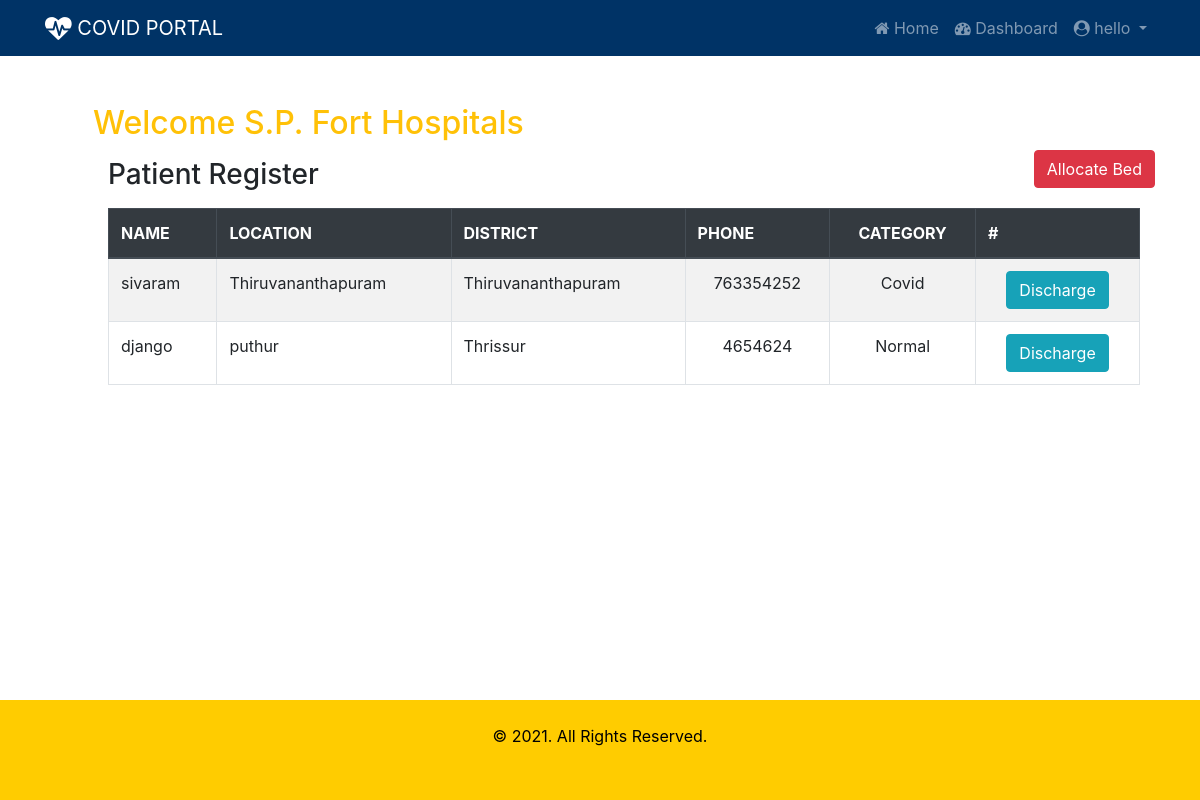
The page /beds/dashboard/ (signed in) on the database its author committed.
### beds/models.py (models this page shows, shortened)
class Hospital(models.Model):
    sc = (
    ('gov', 'Government'),
    ('prv', 'Private')
    )
    name = models.CharField(max_length=50)
    location = models.CharField(max_length=50)
    district = models.CharField(max_length=2, choices=dt)
    phone = models.CharField(max_length=12)
    sector = models.CharField(max_length=3, choices=sc)
    covid_beds = models.IntegerField()
    normal_beds = models.IntegerField()
    icu_beds = models.IntegerField()
    ventilator = models.IntegerField()
    user = models.OneToOneField(User, on_delete=models.CASCADE, blank=True, null=True)

class BedAllocation(models.Model):
    ct = (
    ('C', 'Covid'),
    ('N', 'Normal'),
    ('I', 'ICU'),
    ('V', 'Ventilator')
    )
    patient = models.ForeignKey(Patient, on_delete=models.CASCADE)
    hospital = models.ForeignKey(Hospital, on_delete=models.CASCADE)
    category = models.CharField(max_length=2, choices=ct)

class Patient(models.Model):
    ct = (
    ('cv', 'Covid'),
    ('nc', 'Non-Covid')
    )
    st = (
    ('W', 'Waiting'),
    ('A', 'Admitted'),
    ('D', 'Discharged')
    )
    name = models.CharField(max_length=50)
    age = models.IntegerField()
    aadharno = models.IntegerField()
    phone = models.CharField(max_length=12)
    location = models.CharField(max_length=50)
    district = models.CharField(max_length=2, choices=dt)
    category = models.CharField(max_length=2, choices=ct)
    status = models.CharField(max_length=2, choices=st, blank=True, default='W')

### beds/views.py (the view)
# urls.py: path('dashboard/', views.dashboard, name='dashboard'),
@login_required
def dashboard(request):
    user = request.user
    hospital = Hospital.objects.get(user=user)
    bedallocations = BedAllocation.objects.filter(hospital=hospital)
    context = {
        'bedallocations': bedallocations,
        'hospital': hospital
    }
    return render(request, 'beds/dashboard.html', context)

### beds/templates/beds/dashboard.html
{% extends 'beds/index.html' %}
{% block content %}
<div class="container m-4 p-4">
  <h2 class="text-warning"> Welcome {{  hospital.name }}</h2>
  <a href="{% url 'bedallocate' %}" class="btn btn-danger pull-right"> Allocate Bed </a>
  <div class="container mt-3">
    <h3 class="mb-3">Patient Register</h3>
    {% if bedallocations %}
    <table class="table table-bordered table-striped table-hover">
      <thead class="thead-dark">
        <tr>
          <th>NAME</th>
          <th>LOCATION</th>
          <th>DISTRICT</th>
          <th>PHONE</th>
          <th class="text-center">CATEGORY</th>
          <th> # </th>
        </tr>
      </thead>
      <tbody id="myTable">
        {% for bed in bedallocations %}
          <tr>
            <td>{{ bed.patient.name }}</td>
            <td>{{ bed.patient.location}}</td>
            <td>{{ bed.patient.get_district_display }}</td>
            <td class="text-center">{{ bed.patient.phone }}</td>
            <td class="text-center">{{ bed.get_category_display }}</td>
              <td class="text-center"><a class="btn btn-info" href="{% url 'discharge' bed.id %}">Discharge</a></td>
          </tr>
        {% endfor %}
      </tbody>
    </table>
    {% else %}
    <div class="alert alert-warning"> No Patient Data Found !</div>
    {% endif %}
    <div style="height:120px;"></div>
  </div>
</div>
{% endblock %}

### beds/templates/beds/index.html (shortened to what this page needs)
{% load static %}
<!DOCTYPE html>
<html lang="en">
<head>
  <link rel="stylesheet" href="https://cdnjs.cloudflare.com/ajax/libs/font-awesome/4.7.0/css/font-awesome.min.css">
  <link rel="stylesheet" href="https://maxcdn.bootstrapcdn.com/bootstrap/4.5.2/css/bootstrap.min.css">
  <link rel="stylesheet" href="{% static 'beds/css/style.css'%}">
</head>
<body>
<nav class="navbar navbar-expand-sm bg-navy navbar-dark">
  <div class="container">
    <a class="navbar-brand" href="#"><i class="fa fa-heartbeat fa-lg"></i> COVID PORTAL</a>
    {% if user.is_authenticated %}
      <ul class="navbar-nav">
        <li class="nav-item">
          <a class="nav-link" href="{% url 'index' %}"><i class="fa fa-home"></i> Home </a>
        </li>
        <li class="nav-item">
          <a class="nav-link" href="{% url 'dashboard' %}"><i class="fa fa-dashboard"></i> Dashboard </a>
        </li>
       <li class="nav-item dropdown">
         <a class="nav-link dropdown-toggle" href="#" id="navbardrop" data-toggle="dropdown">
           <i class="fa fa-user-circle"></i> {{ user.username }}
         </a>
       </li>
      </ul>
    {% endif %}
  </div>
</nav>
<div class="container">
  {% block content %}
  {% endblock %}
</div>
<footer class="footer" style="position:fixed; bottom:0; width:100%;">
  <div class="container-fluid p-4" >
    <p class="text-center"> &copy; 2021. All Rights Reserved.</p>
  </div>
</footer>
</body>
</html>

### beds/static/beds/css/style.css (style rules this page uses)
.bg-navy { background-color: #003366; color: white; }
.footer { background-color: #ffcc00; color: black; height: 100px; }

### rows shown on the page
Hospital: name "S.P. Fort Hospitals"
BedAllocation: patient.name "sivaram", patient.location "Thiruvananthapuram", patient.district "Thiruvananthapuram", patient.phone "763354252", category "Covid"
BedAllocation: patient.name "django", patient.location "puthur", patient.district "Thrissur", patient.phone "4654624", category "Normal"

### other values the page prints
{{ user.username }} "hello"
